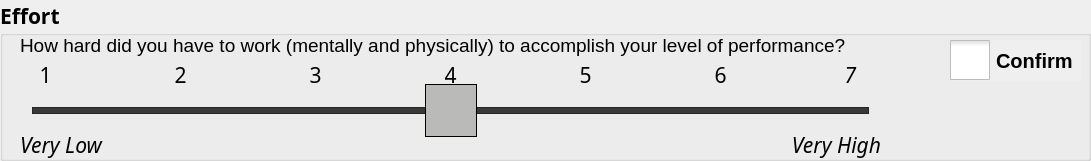
   <widget class="QGroupBox" name="effort_groupBox">
    <property name="geometry">
     <rect>
      <x>470</x>
      <y>740</y>
      <width>1091</width>
      <height>161</height>
     </rect>
    </property>
    <property name="font">
     <font>
      <family>Ubuntu Condensed</family>
      <pointsize>16</pointsize>
      <weight>75</weight>
      <bold>true</bold>
     </font>
    </property>
    <property name="autoFillBackground">
     <bool>true</bool>
    </property>
    <property name="title">
     <string>Effort</string>
    </property>
    <widget class="QLabel" name="label_27">
     <property name="geometry">
      <rect>
       <x>770</x>
       <y>130</y>
       <width>111</width>
       <height>31</height>
      </rect>
     </property>
     <property name="font">
      <font>
       <family>Ubuntu Condensed</family>
       <pointsize>16</pointsize>
       <weight>50</weight>
       <italic>true</italic>
       <bold>false</bold>
      </font>
     </property>
     <property name="text">
      <string>&lt;html&gt;&lt;head/&gt;&lt;body&gt;&lt;p align=&quot;right&quot;&gt;&lt;span style=&quot; font-size:16pt;&quot;&gt;Very High&lt;/span&gt;&lt;/p&gt;&lt;/body&gt;&lt;/html&gt;</string>
     </property>
    </widget>
    <widget class="QLabel" name="label_28">
     <property name="geometry">
      <rect>
       <x>20</x>
       <y>30</y>
       <width>901</width>
       <height>31</height>
      </rect>
     </property>
     <property name="font">
      <font>
       <family>Ubuntu</family>
       <pointsize>14</pointsize>
       <weight>50</weight>
       <bold>false</bold>
      </font>
     </property>
     <property name="text">
      <string>&lt;html&gt;&lt;head/&gt;&lt;body&gt;&lt;p&gt;How hard did you have to work (mentally and physically) to accomplish your level of performance?&lt;/p&gt;&lt;/body&gt;&lt;/html&gt;</string>
     </property>
     <property name="wordWrap">
      <bool>true</bool>
     </property>
    </widget>
    <widget class="QLabel" name="label_29">
     <property name="geometry">
      <rect>
       <x>20</x>
       <y>130</y>
       <width>111</width>
       <height>31</height>
      </rect>
     </property>
     <property name="font">
      <font>
       <family>Ubuntu Condensed</family>
       <pointsize>16</pointsize>
       <weight>50</weight>
       <italic>true</italic>
       <bold>false</bold>
      </font>
     </property>
     <property name="text">
      <string>&lt;html&gt;&lt;head/&gt;&lt;body&gt;&lt;p&gt;&lt;span style=&quot; font-size:16pt;&quot;&gt;Very Low&lt;/span&gt;&lt;/p&gt;&lt;/body&gt;&lt;/html&gt;</string>
     </property>
    </widget>
    <widget class="QLabel" name="label_58">
     <property name="geometry">
      <rect>
       <x>300</x>
       <y>60</y>
       <width>31</width>
       <height>31</height>
      </rect>
     </property>
     <property name="font">
      <font>
       <family>Ubuntu Condensed</family>
       <pointsize>16</pointsize>
       <weight>50</weight>
       <italic>true</italic>
       <bold>false</bold>
      </font>
     </property>
     <property name="text">
      <string>&lt;html&gt;&lt;head/&gt;&lt;body&gt;&lt;p align=&quot;center&quot;&gt;&lt;span style=&quot; font-style:normal;&quot;&gt;3&lt;/span&gt;&lt;/p&gt;&lt;/body&gt;&lt;/html&gt;</string>
     </property>
    </widget>
    <widget class="QLabel" name="label_56">
     <property name="geometry">
      <rect>
       <x>700</x>
       <y>60</y>
       <width>41</width>
       <height>31</height>
      </rect>
     </property>
     <property name="font">
      <font>
       <family>Ubuntu Condensed</family>
       <pointsize>16</pointsize>
       <weight>50</weight>
       <italic>true</italic>
       <bold>false</bold>
      </font>
     </property>
     <property name="text">
      <string>&lt;html&gt;&lt;head/&gt;&lt;body&gt;&lt;p align=&quot;center&quot;&gt;&lt;span style=&quot; font-style:normal;&quot;&gt;6&lt;/span&gt;&lt;/p&gt;&lt;/body&gt;&lt;/html&gt;</string>
     </property>
    </widget>
    <widget class="QLabel" name="label_53">
     <property name="geometry">
      <rect>
       <x>170</x>
       <y>60</y>
       <width>21</width>
       <height>31</height>
      </rect>
     </property>
     <property name="font">
      <font>
       <family>Ubuntu Condensed</family>
       <pointsize>16</pointsize>
       <weight>50</weight>
       <italic>true</italic>
       <bold>false</bold>
      </font>
     </property>
     <property name="text">
      <string>&lt;html&gt;&lt;head/&gt;&lt;body&gt;&lt;p align=&quot;center&quot;&gt;&lt;span style=&quot; font-style:normal;&quot;&gt;2&lt;/span&gt;&lt;/p&gt;&lt;/body&gt;&lt;/html&gt;</string>
     </property>
    </widget>
    <widget class="QSlider" name="effort_Slider">
     <property name="geometry">
      <rect>
       <x>20</x>
       <y>80</y>
       <width>861</width>
       <height>61</height>
      </rect>
     </property>
     <property name="sizePolicy">
      <sizepolicy hsizetype="Expanding" vsizetype="Fixed">
       <horstretch>2</horstretch>
       <verstretch>0</verstretch>
      </sizepolicy>
     </property>
     <property name="minimumSize">
      <size>
       <width>0</width>
       <height>0</height>
      </size>
     </property>
     <property name="sizeIncrement">
      <size>
       <width>0</width>
       <height>0</height>
      </size>
     </property>
     <property name="baseSize">
      <size>
       <width>0</width>
       <height>0</height>
      </size>
     </property>
     <property name="palette">
      <palette>
       <active>
        <colorrole role="Highlight">
         <brush brushstyle="SolidPattern">
          <color alpha="255">
           <red>186</red>
           <green>189</green>
           <blue>182</blue>
          </color>
         </brush>
        </colorrole>
       </active>
       <inactive>
        <colorrole role="Highlight">
         <brush brushstyle="SolidPattern">
          <color alpha="255">
           <red>186</red>
           <green>189</green>
           <blue>182</blue>
          </color>
         </brush>
        </colorrole>
       </inactive>
       <disabled>
        <colorrole role="Highlight">
         <brush brushstyle="SolidPattern">
          <color alpha="255">
           <red>145</red>
           <green>145</green>
           <blue>145</blue>
          </color>
         </brush>
        </colorrole>
       </disabled>
      </palette>
     </property>
     <property name="font">
      <font>
       <pointsize>16</pointsize>
       <weight>50</weight>
       <bold>false</bold>
       <kerning>true</kerning>
      </font>
     </property>
     <property name="mouseTracking">
      <bool>false</bool>
     </property>
     <property name="focusPolicy">
      <enum>Qt::NoFocus</enum>
     </property>
     <property name="autoFillBackground">
      <bool>false</bool>
     </property>
     <property name="styleSheet">
      <string notr="true">.QSlider::groove:horizontal {
    border: 1px solid #262626;
    height: 5px;
    background: #393939;
    margin: 0 12px;
}

.QSlider::handle:horizontal {
    background: #babab8;
    border: 1px solid #000000;
    width: 50px;
    height:200px;
    margin: -24px -12px;
}</string>
     </property>
     <property name="minimum">
      <number>1</number>
     </property>
     <property name="maximum">
      <number>7</number>
     </property>
     <property name="pageStep">
      <number>1</number>
     </property>
     <property name="value">
      <number>4</number>
     </property>
     <property name="orientation">
      <enum>Qt::Horizontal</enum>
     </property>
     <property name="invertedAppearance">
      <bool>false</bool>
     </property>
     <property name="invertedControls">
      <bool>false</bool>
     </property>
     <property name="tickPosition">
      <enum>QSlider::TicksAbove</enum>
     </property>
     <property name="tickInterval">
      <number>1</number>
     </property>
    </widget>
    <widget class="QLabel" name="label_57">
     <property name="geometry">
      <rect>
       <x>830</x>
       <y>60</y>
       <width>41</width>
       <height>31</height>
      </rect>
     </property>
     <property name="font">
      <font>
       <family>Ubuntu Condensed</family>
       <pointsize>16</pointsize>
       <weight>50</weight>
       <italic>true</italic>
       <bold>false</bold>
      </font>
     </property>
     <property name="text">
      <string>&lt;html&gt;&lt;head/&gt;&lt;body&gt;&lt;p align=&quot;center&quot;&gt;7&lt;/p&gt;&lt;/body&gt;&lt;/html&gt;</string>
     </property>
    </widget>
    <widget class="QLabel" name="label_55">
     <property name="geometry">
      <rect>
       <x>30</x>
       <y>60</y>
       <width>31</width>
       <height>31</height>
      </rect>
     </property>
     <property name="font">
      <font>
       <family>Ubuntu Condensed</family>
       <pointsize>16</pointsize>
       <weight>50</weight>
       <italic>true</italic>
       <bold>false</bold>
      </font>
     </property>
     <property name="text">
      <string>&lt;html&gt;&lt;head/&gt;&lt;body&gt;&lt;p align=&quot;center&quot;&gt;&lt;span style=&quot; font-style:normal;&quot;&gt;1&lt;/span&gt;&lt;/p&gt;&lt;/body&gt;&lt;/html&gt;</string>
     </property>
    </widget>
    <widget class="QLabel" name="label_54">
     <property name="geometry">
      <rect>
       <x>560</x>
       <y>60</y>
       <width>51</width>
       <height>31</height>
      </rect>
     </property>
     <property name="font">
      <font>
       <family>Ubuntu Condensed</family>
       <pointsize>16</pointsize>
       <weight>50</weight>
       <italic>true</italic>
       <bold>false</bold>
      </font>
     </property>
     <property name="text">
      <string>&lt;html&gt;&lt;head/&gt;&lt;body&gt;&lt;p align=&quot;center&quot;&gt;&lt;span style=&quot; font-style:normal;&quot;&gt;5&lt;/span&gt;&lt;/p&gt;&lt;/body&gt;&lt;/html&gt;</string>
     </property>
    </widget>
    <widget class="QLabel" name="label_52">
     <property name="geometry">
      <rect>
       <x>430</x>
       <y>60</y>
       <width>41</width>
       <height>31</height>
      </rect>
     </property>
     <property name="font">
      <font>
       <family>Ubuntu Condensed</family>
       <pointsize>16</pointsize>
       <weight>50</weight>
       <italic>true</italic>
       <bold>false</bold>
      </font>
     </property>
     <property name="text">
      <string>&lt;html&gt;&lt;head/&gt;&lt;body&gt;&lt;p align=&quot;center&quot;&gt;&lt;span style=&quot; font-style:normal;&quot;&gt;4&lt;/span&gt;&lt;/p&gt;&lt;/body&gt;&lt;/html&gt;</string>
     </property>
    </widget>
    <widget class="QCheckBox" name="effort_checkBox">
     <property name="geometry">
      <rect>
       <x>950</x>
       <y>40</y>
       <width>131</width>
       <height>41</height>
      </rect>
     </property>
     <property name="font">
      <font>
       <family>Ubuntu</family>
       <pointsize>15</pointsize>
       <weight>75</weight>
       <bold>true</bold>
      </font>
     </property>
     <property name="autoFillBackground">
      <bool>true</bool>
     </property>
     <property name="styleSheet">
      <string notr="true">QCheckBox::indicator {
     width: 40px;
     height: 40px;
}</string>
     </property>
     <property name="text">
      <string>Confirm</string>
     </property>
    </widget>
    <zorder>effort_Slider</zorder>
    <zorder>label_27</zorder>
    <zorder>label_28</zorder>
    <zorder>label_29</zorder>
    <zorder>label_58</zorder>
    <zorder>label_56</zorder>
    <zorder>label_53</zorder>
    <zorder>label_57</zorder>
    <zorder>label_55</zorder>
    <zorder>label_54</zorder>
    <zorder>label_52</zorder>
    <zorder>effort_checkBox</zorder>
   </widget>
